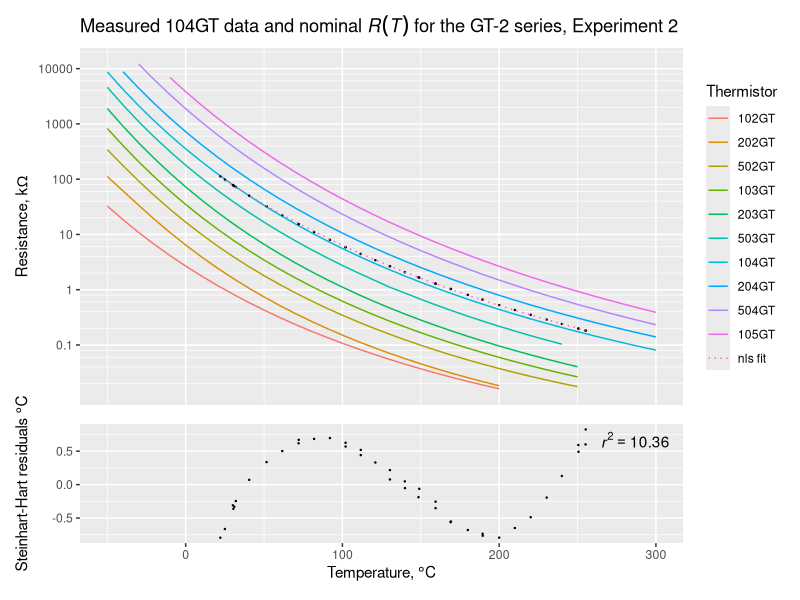

Reproduce this figure in R.
library(reshape2)
library(ggplot2)
library(patchwork)  ##devtools::install_github('thomasp85/patchwork')

m2 <- read.table('104GT-measurements.2.tab')
names(m2) = c('T', 'R')

d <- read.table('gt-2-glass-thermistors.tab', header = TRUE)
md <- melt(d, id.vars = 'T')
names(md) <- c('T', 'Thermistor', 'Resistance')
levels(md$Thermistor) <- sub('X', '', levels(md$Thermistor)) # get rid of the 'X' inserted by melt()

# If measurement columns (m2) were swapped, I could have called this function:
# abc <- ThermistorSteinhartHartCoeffFromMeasurements(transform(m2[c(1, 100, 396), ], R = R * 1000)) # ℃, Ω
#
# Instead, I have copied the code from library(thermocouple) and swapped column indices (,1 and ,2)
# in all references to m3p.
#
m3p <- transform(m2[c(1, 20, 38), ], R = R * 1000)  # pick any three data points and convert kΩ to Ω
b <- 1/(m3p[,1] + 273.15 ) # convert the row of Celsius temperatures to Kelvin
b <- cbind(b)              # make it a column
a <- matrix(c(
  1, log(m3p[1,2]), log(m3p[1,2])^3,
  1, log(m3p[2,2]), log(m3p[2,2])^3,
  1, log(m3p[3,2]), log(m3p[3,2])^3
), 3, 3, byrow = TRUE)
x <- solve(a, b)
abc <- list(A = x[1], B = x[2], C = x[3])
write(sprintf('Steinthart-Hart coefficients, 3-point estimation:                  A = %12.10f, B = %12.10f, C = %12.10f', abc$A, abc$B, abc$C), stderr())


tm <- transform(m2, T = T + 273.15, R = R * 1000) # transformed measurements
sh <- nls(T ~ 1 / (A + B * log(R) + C * log(R) ^ 3), data = tm, start = abc) # K, Ω
abc <- list(A = coef(summary(sh))[1,1], B = coef(summary(sh))[2,1], C = coef(summary(sh))[3,1])
r2 <- sh$m$deviance()
write(sprintf('Steinthart-Hart coefficients, NLS fit to data:                     A = %12.10f, B = %12.10f, C = %12.10f', abc$A, abc$B, abc$C), stderr())

residuals <- data.frame(cbind(tm[,1] - 273.15, predict(sh) - tm[,1]))
names(residuals) <- c('T', 'ΔT')

postscript(file='', command='cat', paper='special', onefile=F, horizontal=F, width=12, height=9, pointsize=8)

# Inverse Steinhart-Hart
model <- function(t) {
  T <- 273.15 + t
  x <- (abc$A - 1 / T) / abc$C
  y <- ((abc$B / (3 * abc$C)) ^ 3 + (x / 2) ^ 2) ^ (1/2)
  0.001 * exp( (y - x / 2) ^ (1/3) - (y + x / 2) ^ (1/3) )
}

m2$model = sapply(m2$T, model, simplify = TRUE)

breaks <- 10**(1:7) / 100
minor_breaks <- rep(seq(2, 8, by = 2), 21) * (10 ^ rep(seq(-10, 10, by = 1), each = 4))

plot1 <- ggplot() +
  geom_line(data = md, aes(T, Resistance, col = Thermistor, linetype = Thermistor), na.rm = TRUE) +
  geom_point(data = m2, mapping = aes(x = T, y = R), size = 0.2) +
  geom_line(data = m2, mapping = aes(x = T, y = model, color='nls fit', linetype = 'nls fit')) +
  scale_y_log10(breaks = breaks, minor_breaks = minor_breaks, labels = c('0.1', '1', '10', '100', '1000', '10000', '100000'), name = bquote(paste('Resistance, k', Omega))) +
  scale_linetype_manual(values=c('102GT' = 1, '103GT' = 1, '104GT' = 1, '105GT' = 1, '202GT' = 1, '203GT' = 1, '204GT' = 1, '502GT' = 1, '503GT' = 1, '504GT' = 1, 'nls fit' = 3), name='Thermistor') +
  xlim(range(md$T)) +
  ggtitle(bquote(paste('Measured 104GT data and nominal ', italic(R(T)), ' for the GT-2 series, Experiment 2'))) +
  theme(axis.title.x=element_blank(), axis.text.x=element_blank(), axis.ticks.x=element_blank())

plot2 <- ggplot() +
  geom_point(data = residuals, mapping = aes(x = T, y = ΔT), size = 0.2) +
  scale_y_continuous(breaks = -1.5 + 0.5 * (1:7), name = bquote(paste('Steinhart-Hart residuals ', degree * C))) +
  xlab(expression('Temperature, ' * degree * C)) +
  xlim(range(md$T)) +
  annotate(geom="text", x = Inf, y = Inf, hjust = 1.2, vjust = 1.5, label = paste0('italic(r)^{2}==', sprintf('%.2f', r2)), parse = TRUE)

plot1 + plot2 + plot_layout(ncol = 1, heights = c(3, 1))
